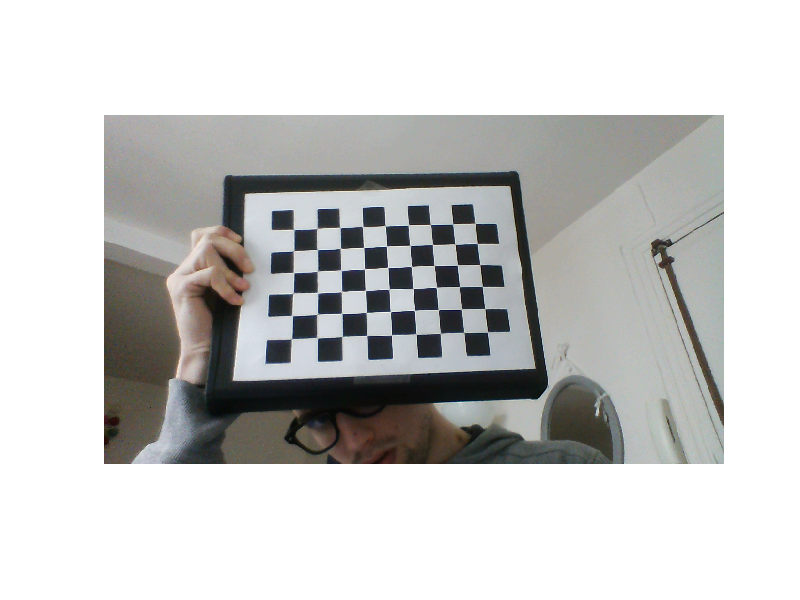

Source code (MATLAB):
clear variables;
close all;

load('workspace_pts_checker');

imshow(img);
hold on;
% plot(points(:,1),points(:,2),'ob');
% plot(points(1,1),points(1,2),'or');
% plot(points(2,1),points(2,2),'og');
% plot(points(3,1),points(3,2),'ob');

for i=1:length(points)
   p = plot(points(i,1),points(i,2),'or'); 
   pause;
   delete(p);
end
